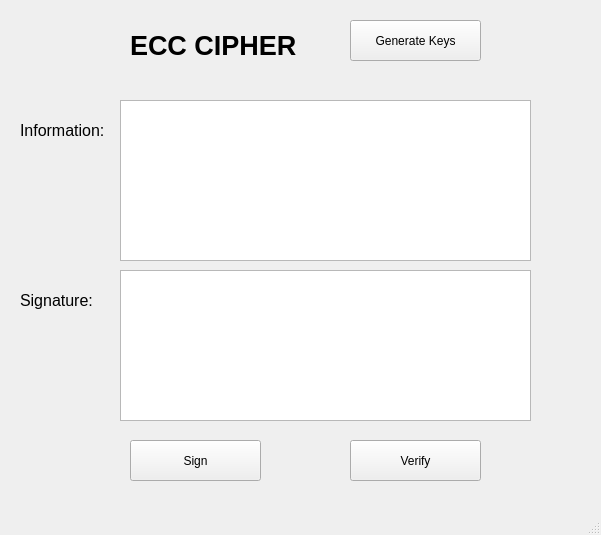
<?xml version="1.0" encoding="UTF-8"?>
<ui version="4.0">
 <class>MainWindow</class>
 <widget class="QMainWindow" name="MainWindow">
  <property name="geometry">
   <rect>
    <x>0</x>
    <y>0</y>
    <width>601</width>
    <height>535</height>
   </rect>
  </property>
  <property name="windowTitle">
   <string>MainWindow</string>
  </property>
  <widget class="QWidget" name="centralwidget">
   <widget class="QLabel" name="label">
    <property name="geometry">
     <rect>
      <x>130</x>
      <y>10</y>
      <width>191</width>
      <height>71</height>
     </rect>
    </property>
    <property name="font">
     <font>
      <pointsize>20</pointsize>
      <weight>75</weight>
      <bold>true</bold>
     </font>
    </property>
    <property name="text">
     <string>ECC CIPHER</string>
    </property>
   </widget>
   <widget class="QPushButton" name="btn_generate_keys">
    <property name="geometry">
     <rect>
      <x>350</x>
      <y>20</y>
      <width>131</width>
      <height>41</height>
     </rect>
    </property>
    <property name="text">
     <string>Generate Keys</string>
    </property>
   </widget>
   <widget class="QPushButton" name="btn_sign">
    <property name="geometry">
     <rect>
      <x>130</x>
      <y>440</y>
      <width>131</width>
      <height>41</height>
     </rect>
    </property>
    <property name="text">
     <string>Sign</string>
    </property>
   </widget>
   <widget class="QPushButton" name="btn_verify">
    <property name="geometry">
     <rect>
      <x>350</x>
      <y>440</y>
      <width>131</width>
      <height>41</height>
     </rect>
    </property>
    <property name="text">
     <string>Verify</string>
    </property>
   </widget>
   <widget class="QLabel" name="label_4">
    <property name="geometry">
     <rect>
      <x>20</x>
      <y>110</y>
      <width>91</width>
      <height>41</height>
     </rect>
    </property>
    <property name="font">
     <font>
      <pointsize>12</pointsize>
     </font>
    </property>
    <property name="text">
     <string>Information:</string>
    </property>
   </widget>
   <widget class="QLabel" name="label_5">
    <property name="geometry">
     <rect>
      <x>20</x>
      <y>280</y>
      <width>91</width>
      <height>41</height>
     </rect>
    </property>
    <property name="font">
     <font>
      <pointsize>12</pointsize>
     </font>
    </property>
    <property name="text">
     <string>Signature:</string>
    </property>
   </widget>
   <widget class="QTextEdit" name="txt_information">
    <property name="geometry">
     <rect>
      <x>120</x>
      <y>100</y>
      <width>411</width>
      <height>161</height>
     </rect>
    </property>
   </widget>
   <widget class="QTextEdit" name="txt_signature">
    <property name="geometry">
     <rect>
      <x>120</x>
      <y>270</y>
      <width>411</width>
      <height>151</height>
     </rect>
    </property>
   </widget>
  </widget>
  <widget class="QMenuBar" name="menubar">
   <property name="geometry">
    <rect>
     <x>0</x>
     <y>0</y>
     <width>601</width>
     <height>21</height>
    </rect>
   </property>
  </widget>
  <widget class="QStatusBar" name="statusbar"/>
 </widget>
 <resources/>
 <connections/>
</ui>
